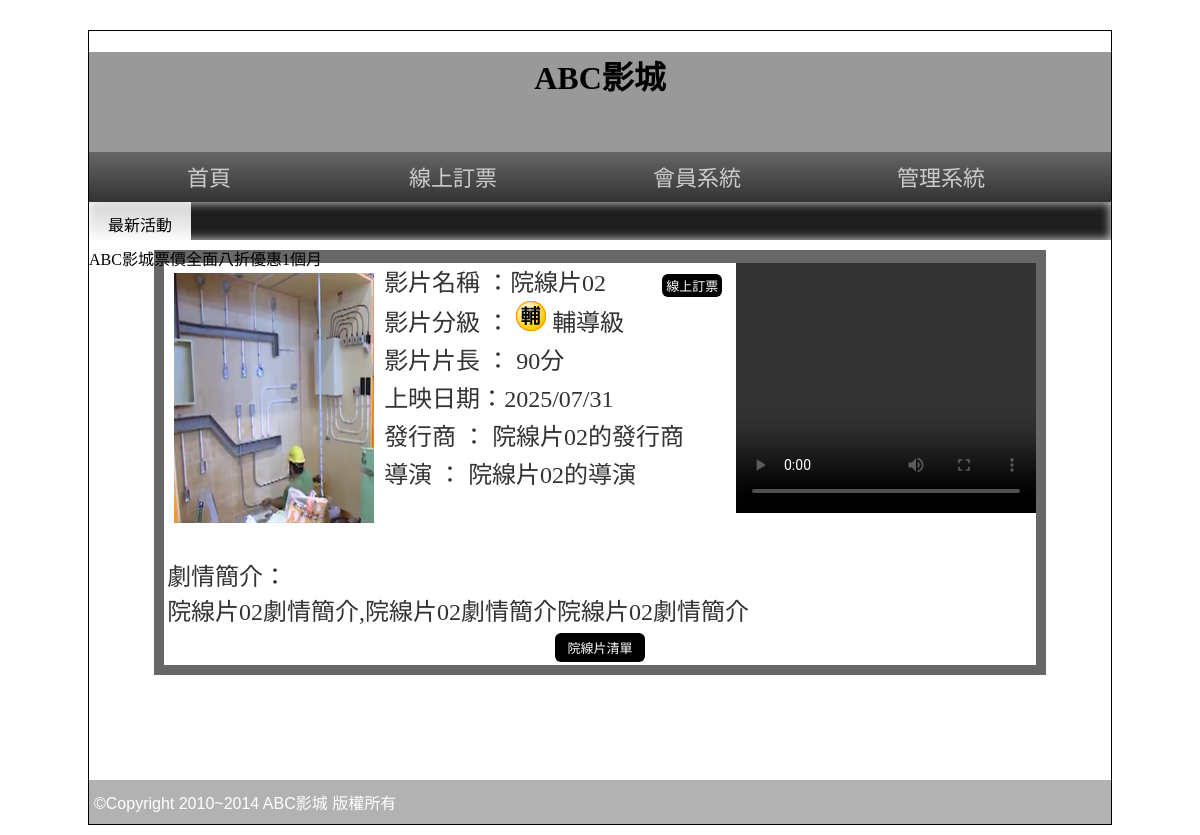
The page /?do=intro&id=2 on the database its author committed.
### tables this page shows
CREATE TABLE `movies` (
  `id` int(10) UNSIGNED NOT NULL,
  `name` text NOT NULL COMMENT '電影片名',
  `level` int(1) UNSIGNED NOT NULL COMMENT '分級',
  `length` int(10) UNSIGNED NOT NULL COMMENT '時長',
  `ondate` date NOT NULL COMMENT '上映日期',
  `publish` text NOT NULL COMMENT '發行商',
  `director` text NOT NULL COMMENT '導演',
  `trailer` text NOT NULL COMMENT '預告影片',
  `poster` text NOT NULL COMMENT '電影海報',
  `intro` text NOT NULL COMMENT '劇情簡介',
  `sh` int(1) NOT NULL COMMENT '顯示?',
  `rank` int(10) UNSIGNED NOT NULL COMMENT '排序'
);

### api/db.php (called while the page is built, shortened)
<?php
$levelStr=[
    1=>"普遍級",
    2=>"輔導級",
    3=>"保護級",
    4=>"限制級"
];
class DB{
    private $dsn="mysql:host=localhost;dbname=db07_03;charset=utf8";
    private $pdo;
    private $table;
    function __construct($table){
        $this->table=$table;
        $this->pdo=new PDO($this->dsn, 'root', '');
    }
    function find($id){
        $sql="select * from $this->table ";
        if(is_array($id)){
            $tmp=$this->arraytosql($id);
            $sql=$sql." where ".join(" AND " , $tmp);
        }else{
            $sql .= " WHERE `id`='$id'";
        }
        return $this->pdo->query($sql)->fetch(PDO::FETCH_ASSOC);
    }
}
$Movie=new DB('movies');
?>

### front/intro.php (the view)
<?php $movie=$Movie->find($_GET['id']);?>
  <div class="tab rb" style="width:87%;">
    <div style="background:#FFF; width:100%; color:#333; text-align:left">
      <video src="image/<?=$movie['trailer'];?>" width="300px" height="250px" controls="" style="float:right;"></video>
      <font style="font-size:24px">
        <img src="image/<?=$movie['poster'];?>" width="200px" height="250px" style="margin:10px; float:left">
      <p style="margin:3px">影片名稱 ：<?=$movie['name'];?>
        <input type="button" value="線上訂票" onclick="location.href='?do=order&id=<?=$movie['id'];?>'" style="margin-left:50px; padding:2px 4px" class="b2_btu">
      </p>
      <p style="margin:3px">影片分級 ： <img src="icon/03C0<?=$movie['level'];?>.png" style="display:inline-block;">
      <?=$levelStr[$movie['level']];?></p>
      <p style="margin:3px">影片片長 ： <?=$movie['length'];?>分</p>
      <p style="margin:3px">上映日期：<?=str_replace("-","/",$movie['ondate']);?></p>
      <p style="margin:3px">發行商 ： <?=$movie['publish'];?></p>
      <p style="margin:3px">導演 ： <?=$movie['director'];?></p>
      <br>
      <br>
      <p style="margin:10px 3px 3px 3px; word-break:break-all"> 劇情簡介：<br>
        <?=$movie['intro'];?>
      </p>
      </font>
      <table width="100%" border="0">
        <tbody>
          <tr>
            <td align="center"><input type="button" value="院線片清單" onclick="location.href='index.php'"></td>
          </tr>
        </tbody>
      </table>
    </div>
  </div>

### css/css.css (style rules this page uses)
body { background:url(../icon/b.png); font-family:微軟正黑體; }
input[type='button'],input[type='submit'],input[type='reset'],button,.button { min-width:30px; min-height:20px; background:#000; padding: 5px 12px; margin: 0 5px; color:#fff; border:none; cursor:pointer; font-size:13px; text-decoration:none; border-radius: 6px; }
.rb { background:rgba(39,39,39,0.7); color:rgba(255,255,255,0.9); }
.tab { width:80%; display:block; margin-left:auto; margin-right:auto; min-height:100px; padding:10px; }

### rows shown on the page
movies: poster (picture), name "院線片02", level "輔導級", length "90", ondate "2025/07/31", publish "院線片02的發行商", director "院線片02的導演", intro "院線片02劇情簡介,院線片02劇情簡介院線片02劇情簡介"
